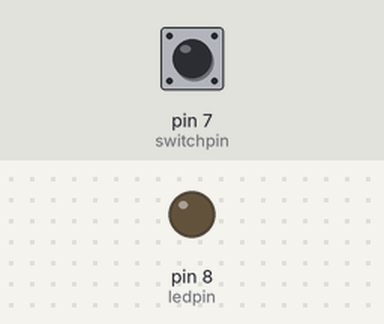
Recording of a sketch running on a simulated Arduino Uno, built with avr-gcc and run on an emulated ATmega328P. Shown: output pins drawn as LEDs (lit = HIGH). The inputs (shaded band) are chosen by the test bench; at power-on: pin 7 (switchpin) HIGH.

Above: at 1.2 s.
1.3 s: pin 7 (switchpin) pulled LOW for 0.15 s
At 1.37 s:
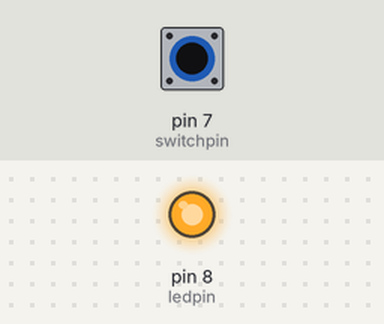
2.9 s: pin 7 (switchpin) pulled LOW for 3.2 s
At 6.5 s:
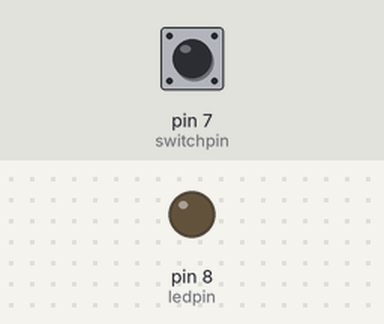
Timing chart, 0 to 8.0 s (numbered marks = the images above; inputs shaded):
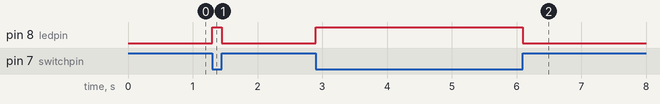

Measured:
- after the input at 1.3 s, pin 8 (ledpin): LOW → HIGH at once, → LOW 0.15 s later
- after the input at 2.9 s, pin 8 (ledpin): LOW → HIGH at once, → LOW 3.2 s later

The sketch:

code.ino
```cpp
#define ledpin 8
#define switchpin 7

void setup() {
  Serial.begin(115200);
  pinMode(ledpin, OUTPUT);
  pinMode(switchpin, INPUT);
}

void loop() {
  if(digitalRead(switchpin)==LOW){    //Switch -> active low!!
    digitalWrite(ledpin, HIGH);
  }
  else{
    digitalWrite(ledpin, LOW);
  }
}
```
